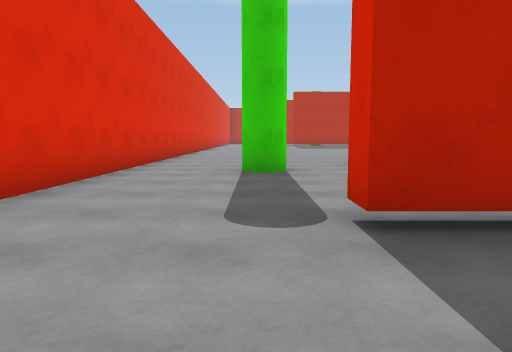
[1] (above)

24 first-person views from a walk through a scene from a Unity 3-D project. The camera is 1.2 m above the floor, tilts 6° down and sees 70° across. The floor is counted in squares, 2 m on a side. Each view is taken from the middle of a square. On the plan, view 1 faces up. The plan holds only what a view shows up to about 10 squares ahead; the rest is blank.

[2]
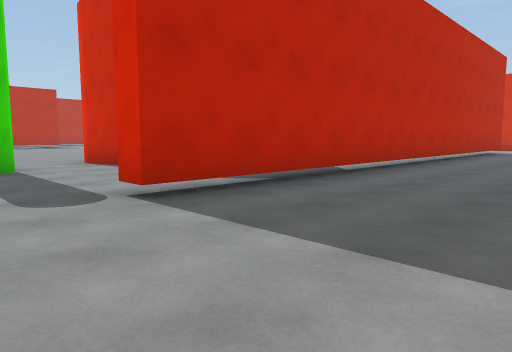

[3]
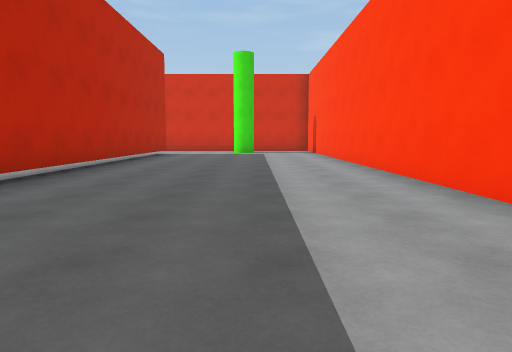

[4]
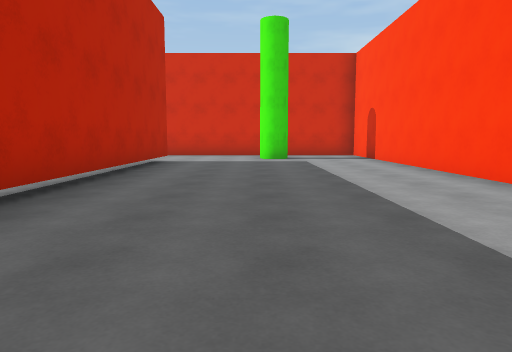

[5]
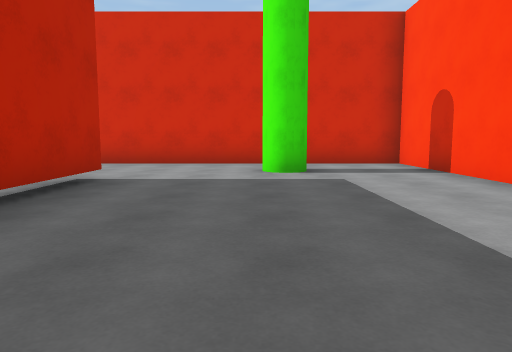

[6]
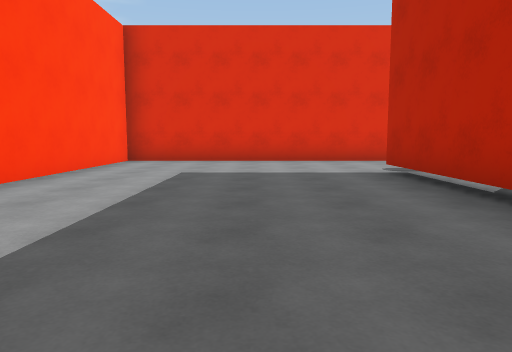

[7]
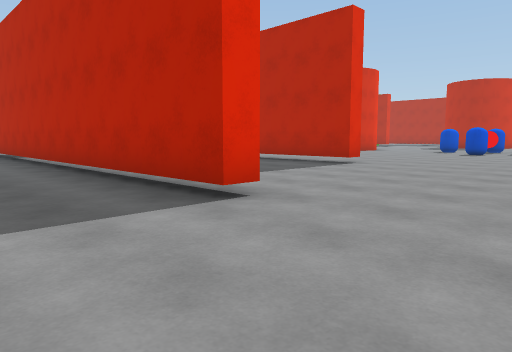

[8]
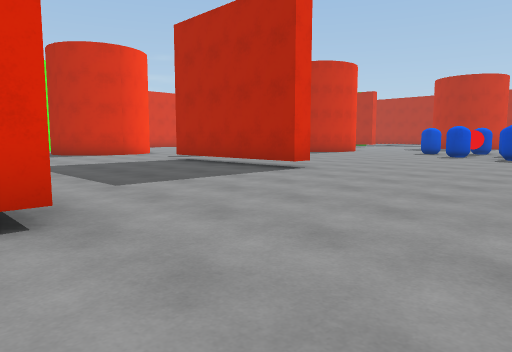

[9]
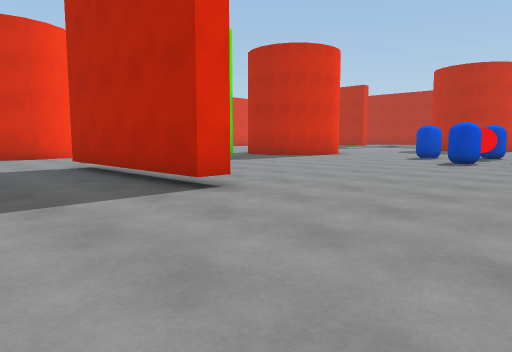

[10]
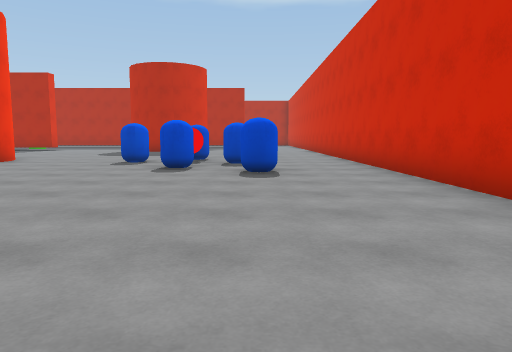

[11]
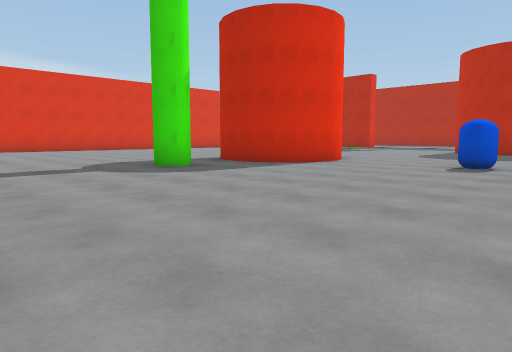

[12]
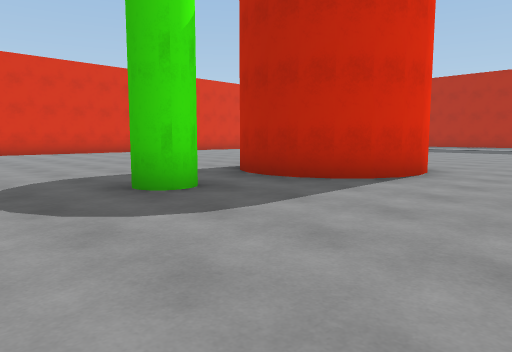

[13]
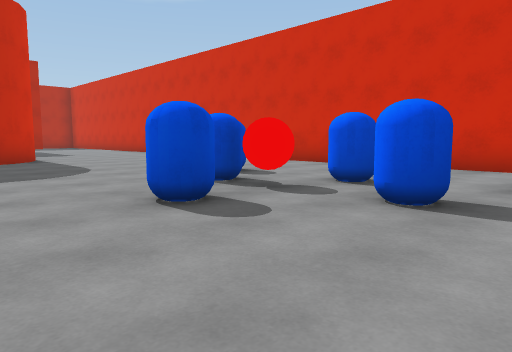

[14]
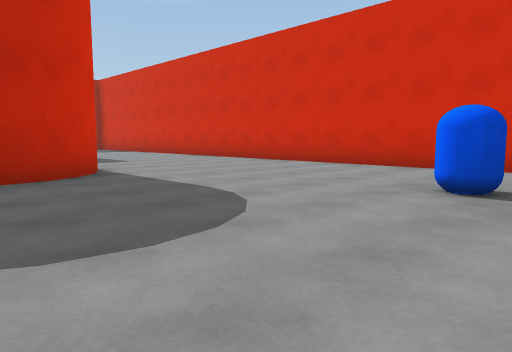

[15]
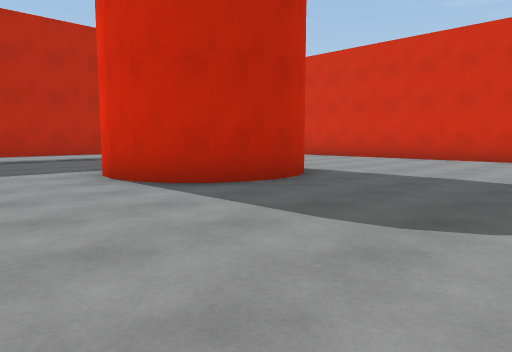

[16]
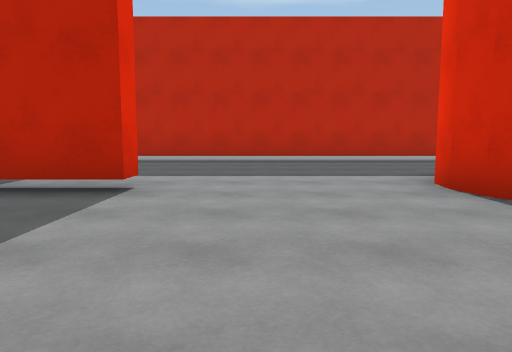

[17]
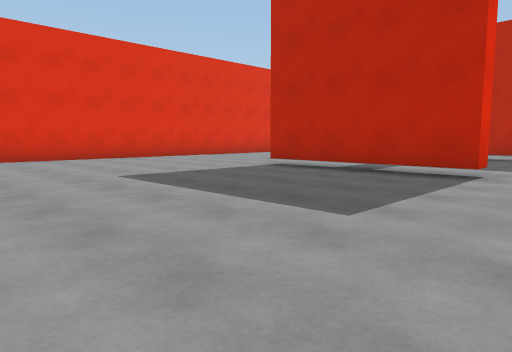

[18]
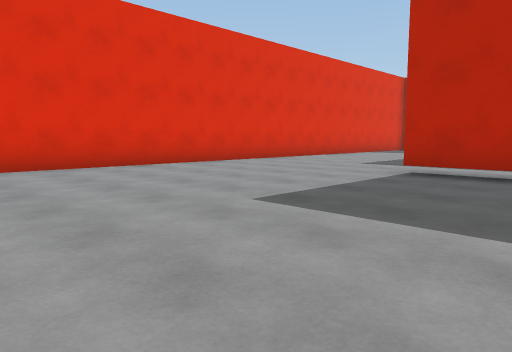

[19]
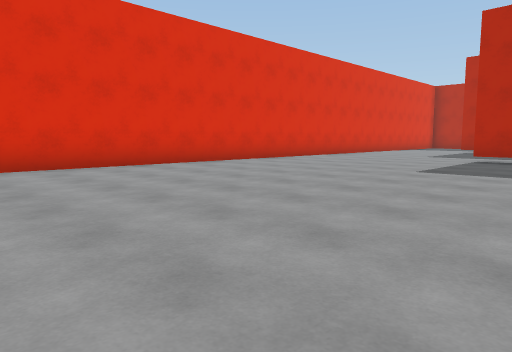

[20]
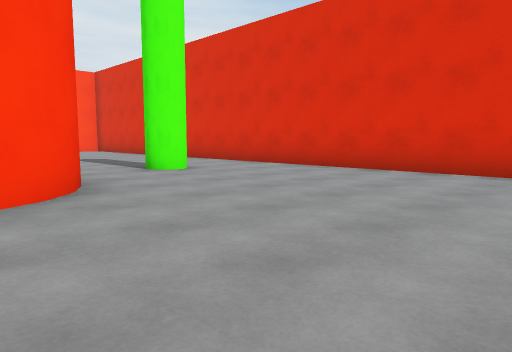

[21]
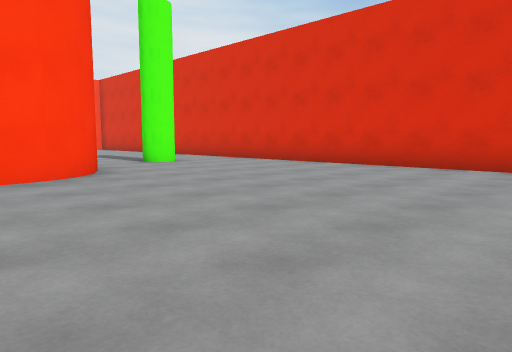

[22]
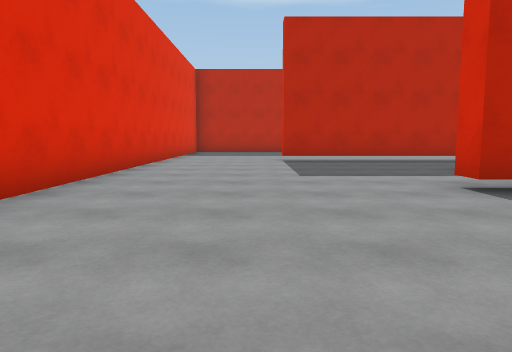

[23]
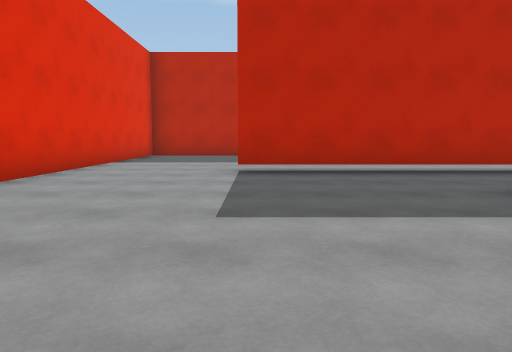

[24]
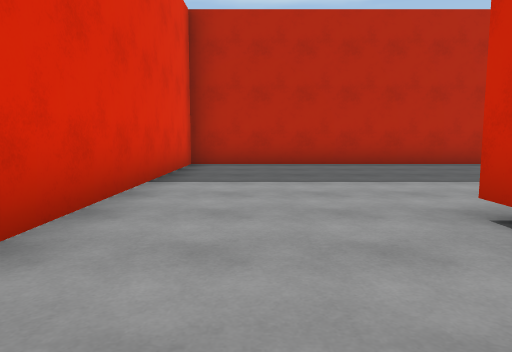

### Floor plan
Key: @ floor where view 1 was taken; # wall or solid block; . floor; T thing the floor can be seen under or through; C blue capsule; O other object.
Columns run from 3 left of view 1 to 19 right of it. Each row starts with its distance up from view 1.
 36 ########
 35 #.......
 34 #......
 33 #......
 32 #.....
 31 #.........
 30 #.........   ..
 29 #...TTTTTT#######
 28 #...............
 27 #......  ......
 26 #..............   ..
 25 #.............#  ....
 24 #.....TTTT....###.....#
 23 #.............###.....#
 22 #.....................#
 21 #.....................#
 20 #.....................#
 19 #.....................#
 18 #.................C...#
 17 #........   #....C....#
 16 #.........  #...OO.C..#
 15 #.........###.........#
 14 #................C....#
 13 #..................C..#
 12 #..........#..........#
 11 #.....................#
 10 #.....................
  9 #.....##  ............
  8 #.....###....####....
  7 #..#..###............
  6 #.....     ..........
  5 #.....     ...........
  4 #....        .........#
  3 #.....................#
  2 #...TTTTTTTTTTTTTTT...#
  1 #.....................#
  0 #..@..................#
 -1 #.....................#
 -2 #.....................#
 -3 #.....................#
 -4 ######  ###############

Positions as (right, up) in squares from view 1, and headings:
1: (0, 0), facing up
2: (-1, -1), facing up-right
3: (2, -1), facing right
4: (6, 0), facing right
5: (10, 0), facing right
6: (7, 0), facing left
7: (18, 0), facing up-left
8: (18, 2), facing up-left
9: (17, 5), facing up-left
10: (16, 7), facing up
11: (15, 8), facing up-left
12: (12, 10), facing up-left
13: (11, 13), facing up-right
14: (11, 17), facing up-right
15: (8, 19), facing up-right
16: (8, 20), facing up
17: (8, 18), facing up-left
18: (5, 18), facing up-left
19: (5, 14), facing up-left
20: (4, 13), facing down-left
21: (5, 15), facing down-left
22: (0, 20), facing up
23: (1, 23), facing up
24: (-1, 27), facing up
